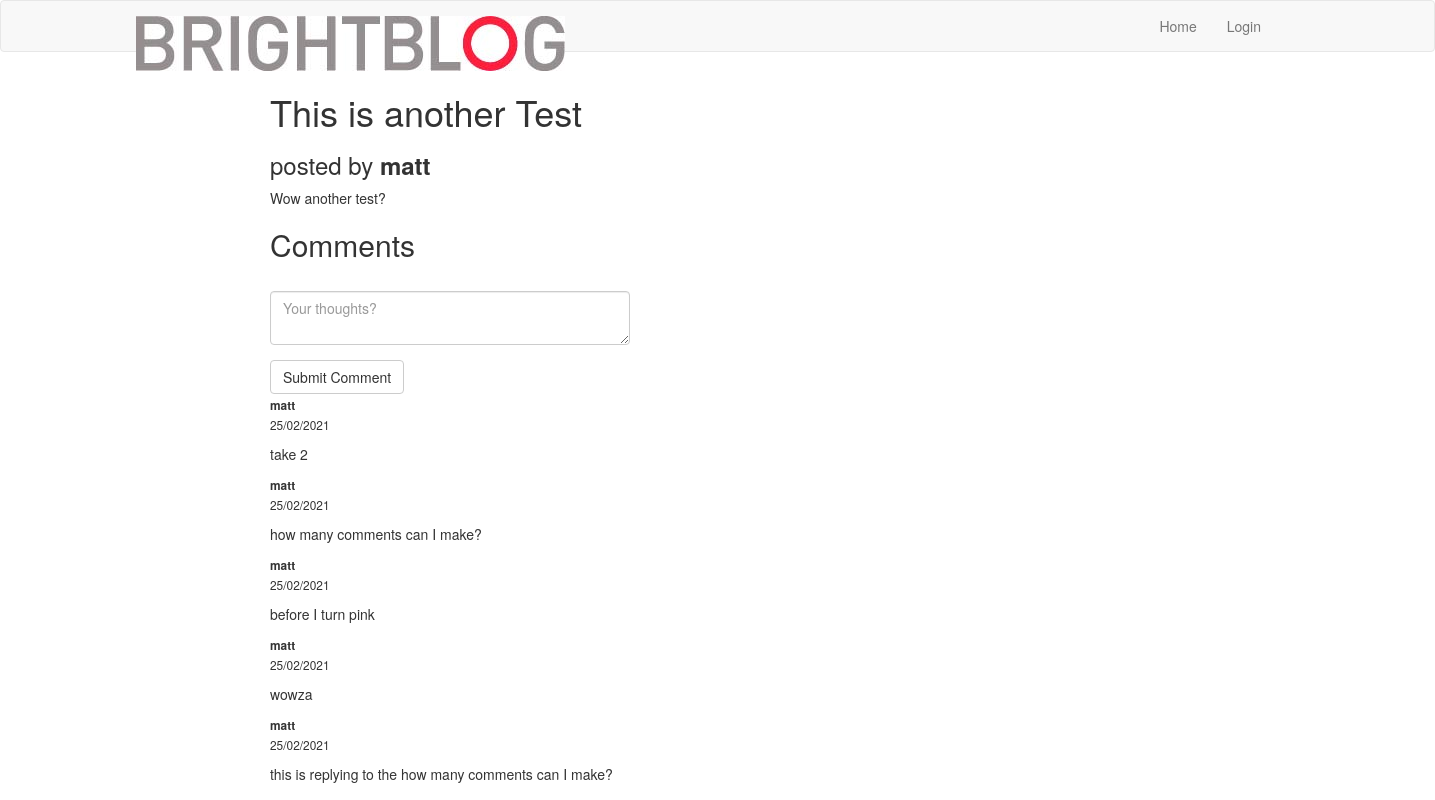
The app's page /showpost/2, older data.
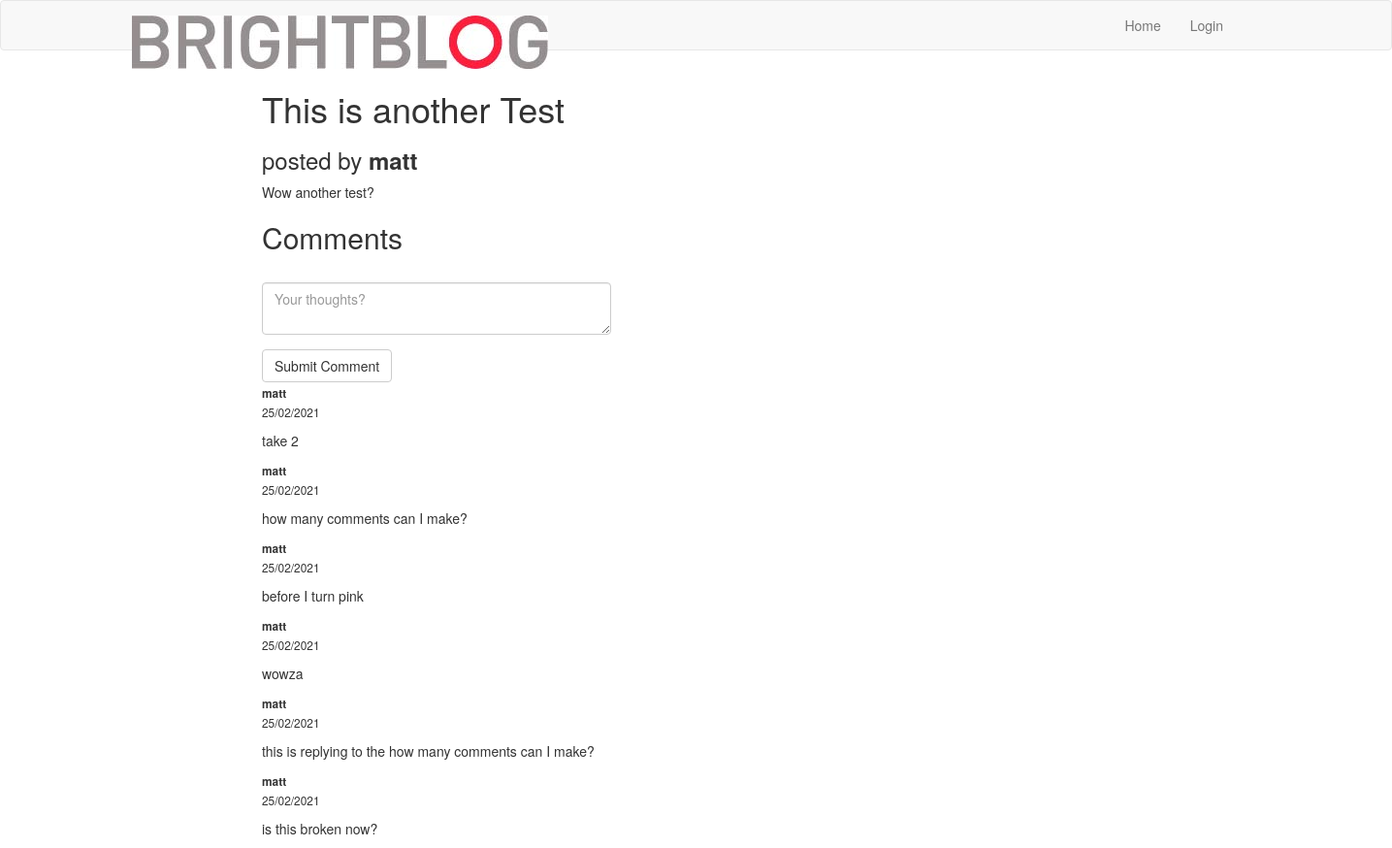
The same page, newer data.
### app/models.py (models this page shows, shortened)
class Comment(db.Model):
    _N = 6 # number of digits used for each component of path
    id = db.Column(db.Integer, primary_key=True)
    text = db.Column(db.String(500))
    user_id = db.Column(db.Integer, db.ForeignKey('user.id'))
    post_id = db.Column(db.Integer, db.ForeignKey('post.id'))
    timestamp = db.Column(db.DateTime(), default=datetime.utcnow, index=True)
    path = db.Column(db.Text, index=True)
    parent_id = db.Column(db.Integer, db.ForeignKey('comment.id'))
    replies = db.relationship(
        'Comment', backref=db.backref('parent', remote_side=[id]),
        lazy='dynamic')

class User(UserMixin, db.Model):
    id = db.Column(db.Integer, primary_key=True)
    username = db.Column(db.String(64), index=True, unique=True)
    email = db.Column(db.String(120), index=True, unique=True)
    password_hash = db.Column(db.String(128))
    posts = db.relationship('Post', backref='author', lazy='dynamic')
    comments = db.relationship('Comment', backref='author', lazy='dynamic')

### app/routes.py (the view)
@app.route('/showpost/<int:post_id>', methods=['GET', 'POST'])
def show_post(post_id):
    form = CommentForm()
    post = Post.query.get(post_id)
    comments = Comment.query.filter_by(post_id=post_id).order_by(Comment.timestamp.asc())
    if post is not None:
        if form.validate_on_submit():
            comment = Comment(text=form.comment.data, author=current_user, post_id=post_id)
            comment.save()
            flash('Your comment has been posted!')
            return redirect(url_for('show_post', post_id=post.id))
        return render_template('showpost.html', title=post.title, form=form, post=post, comments=comments)
    else:
        return render_template('404.html', title='Page not found.')

### app/forms.py (shortened to what this page needs)
class CommentForm(FlaskForm):
    comment = TextAreaField('', render_kw={'placeholder': 'Your thoughts?'}, validators=[DataRequired(), Length(min=1, max=500)])
    submit = SubmitField('Submit Comment')

### app/templates/showpost.html (shortened to what this page needs)
{% extends "base.html" %}
{% import 'bootstrap/wtf.html' as wtf %}
{% block app_content %}
<div class="container">
    <h1>{{ post.title }}</h1>
    <h3>posted by <b>{{ post.author.username }}</b></h3>
    <p>{{post.body}}</p>
    <h2>Comments</h2>
    <div class="row">
        <div class="col-md-4">
            {{ wtf.quick_form(form) }}
        </div>
    </div>
    {% if comments is not none %}
        {% for comment in comments %}
            <div>
                <p>
                    <small>
                        <b>{{ comment.author.username }}<br></b> {{ comment.timestamp.strftime("%d/%m/%Y") }}
                    </small>
                </p>
                <p>{{ comment.text }}</p>
            </div>
        {% endfor %}
    {% endif %}
</div>
{% endblock %}

Row changes from the older to the newer data that the page shows:
added Comment: author.username "matt", timestamp "25/02/2021", text "is this broken now?"
